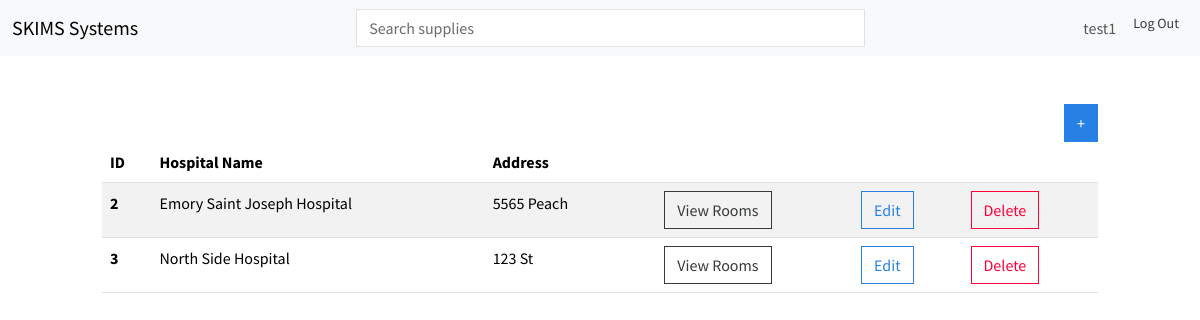
/hospital-dashboard/ (signed in), run on the app's committed database.
### SKIMS/models.py (models this page shows, shortened)
class HospitalItem(models.Model):
    hospitalName = models.CharField(max_length=255, null=True)
    address = models.CharField(max_length=255, null=True)
    date_created = models.DateTimeField(auto_now_add=True)
    user = models.ForeignKey(User, on_delete=models.CASCADE)

### SKIMS/views.py (the view)
# urls.py: path('hospital-dashboard/', HospitalDashboard.as_view(), name='hospital-dashboard'),
class HospitalDashboard(LoginRequiredMixin, View):
    def get(self, request):
        hospitals = HospitalItem.objects.filter(user=self.request.user.id).order_by('id')
        return render(request, 'SKIMS/hospital_dashboard.html', {'hospitals': hospitals})

### SKIMS/templates/SKIMS/hospital_dashboard.html (shortened to what this page needs)
{% extends 'SKIMS/base.html' %}
{% block content %}
    <div class="row">
        <div class="col-md-10 col-12 mx-auto mt-5">
            <div class="d-flex justify-content-end">
                <a href="{% url 'add-hospital' %}" class="btn btn-primary">+</a>
            </div>
            <table class="table table-hover table-striped">
                <thead>
                <tr>
                    <th scope="col">ID</th>
                    <th scope="col">Hospital Name</th>
                    <th scope="col">Address</th>
                    <th scope="col"></th>
                    <th scope="col"></th>
                    <th scope="col"></th>
                    <th scope="col"></th>
                </tr>
                </thead>
                <tbody>
                {% for hospital in hospitals %}
                <tr>
                    <th scope="row">{{ hospital.id }}</th>
                    <td> {{ hospital.hospitalName }}</td>
                    <td> {{ hospital.address }}</td>
                    <td></td>
                    <td><a href="{% url 'room-dashboard' %}?hospital_id={{ hospital.id }}" class="btn btn-outline-secondary">View Rooms</a></td>
                    <td><a href="{% url 'edit-hospital' hospital.id %}" class="btn btn-outline-primary">Edit</a></td>
                    <td><a href="{% url 'delete-hospital' hospital.id %}" class="btn btn-outline-danger">Delete</a></td>
                </tr>
                {% endfor %}
                </tbody>
            </table>
        </div>
    </div>
{% endblock content %}

### SKIMS/templates/SKIMS/navigation.html (shortened to what this page needs)
<nav class="navbar navbar-expand-lg bg-light">
    <div class="container-fluid">
        <a class="navbar-brand" href="{% url 'index' %}">SKIMS Systems</a>
        <div class="collapse navbar-collapse" id="navbarNav">
            <form id="search-form" class="d-flex mx-auto position-relative" style="width: 50%; justify-content: center;" autocomplete="off">
                <input id="search-input" class="form-control me-2" type="text" placeholder="Search supplies" aria-label="Search">
            </form>
            <ul class="navbar-nav ms-auto">
                {% if user.is_authenticated %}
                <li class="nav-item">
                    <a class="nav-link" href="#">{{ user.username }}</a>
                </li>
                <form action="{% url 'logout' %}" method="post" class="d-inline">
                    <button class="btn btn-sm">Log Out</button>
                </form>
                {% endif %}
            </ul>
        </div>
    </div>
</nav>

### data on the page
HospitalItem: id "2", hospitalName "Emory Saint Joseph Hospital", address "5565 Peach"
HospitalItem: id "3", hospitalName "North Side Hospital", address "123 St"

### other printed values
{{ user.username }} "test1"
